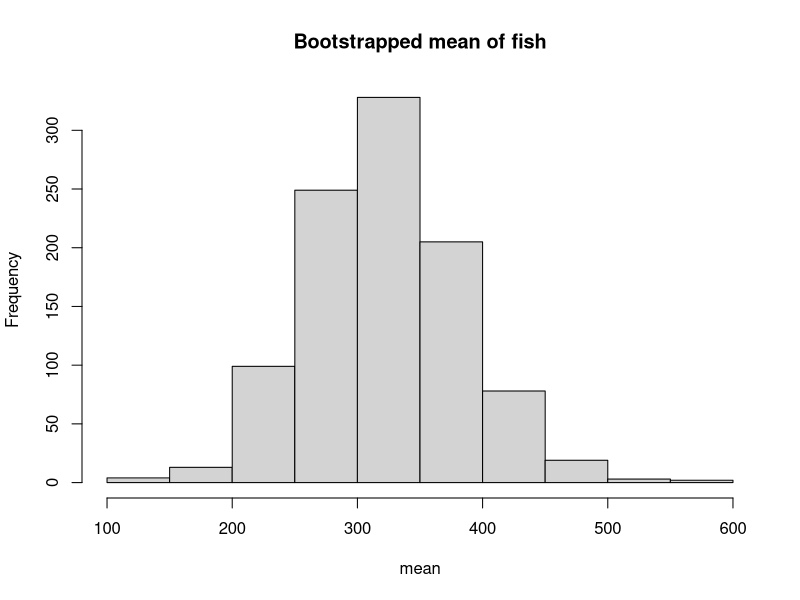
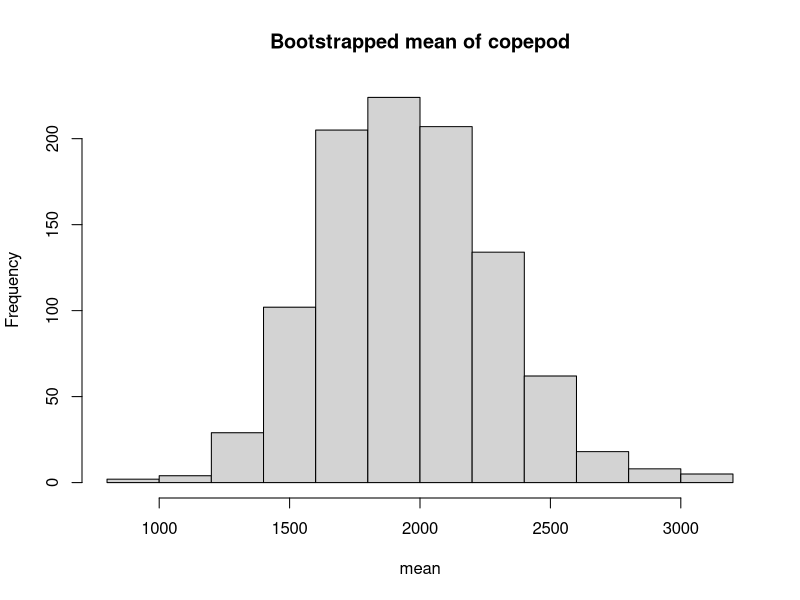
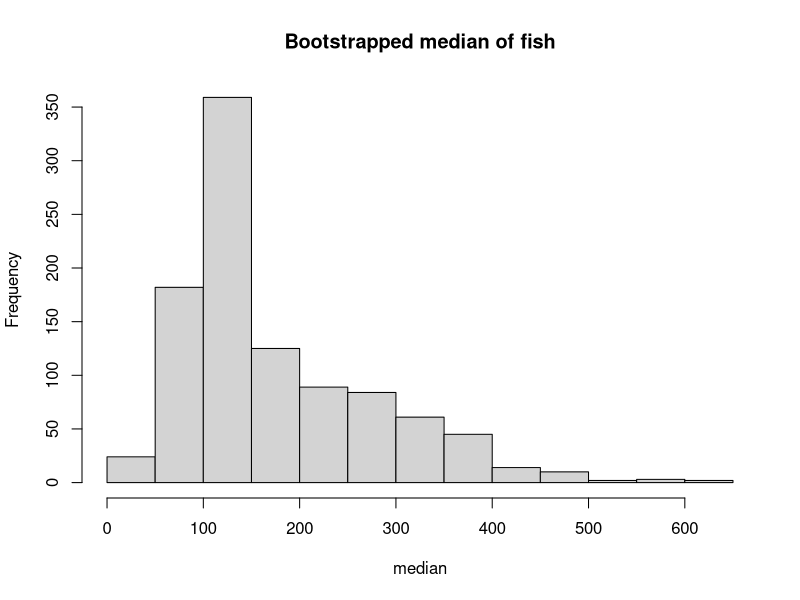
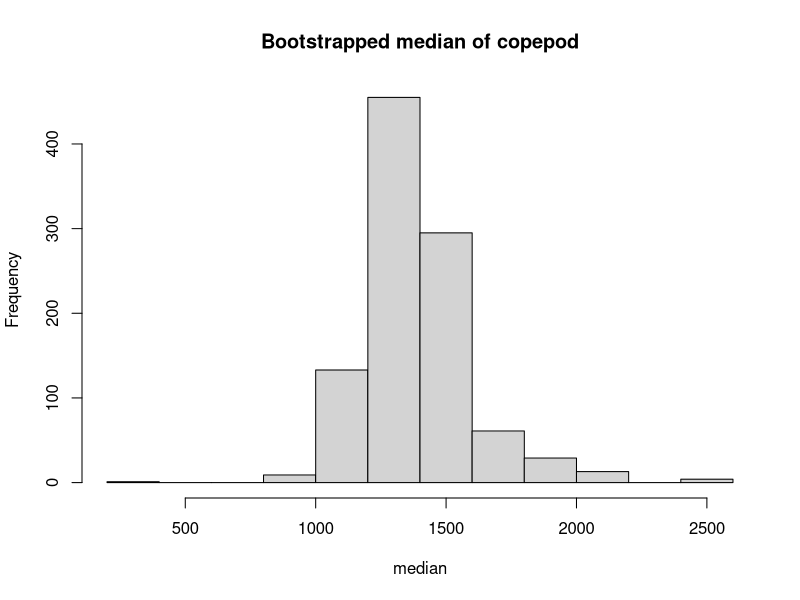
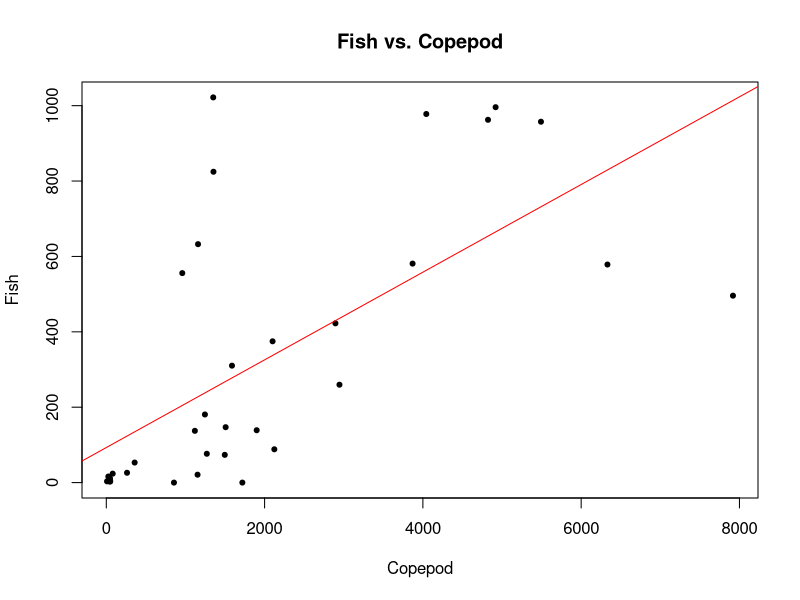
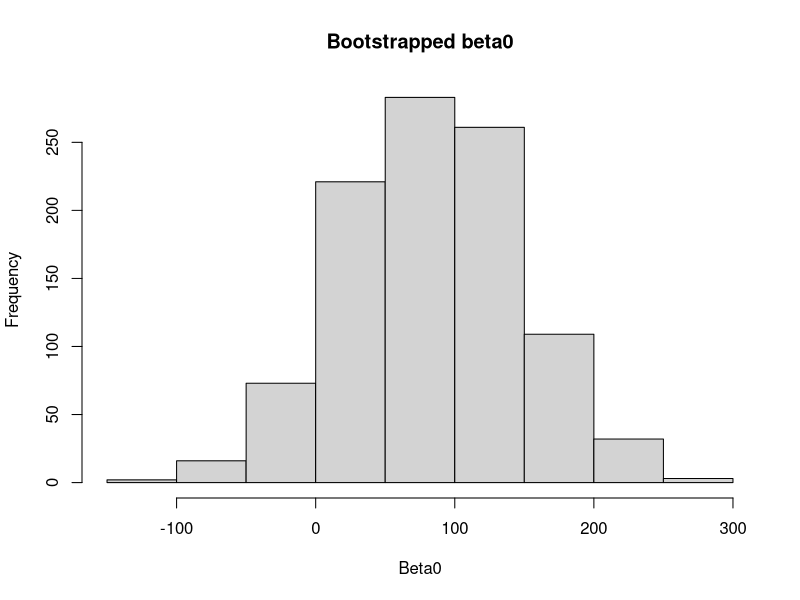
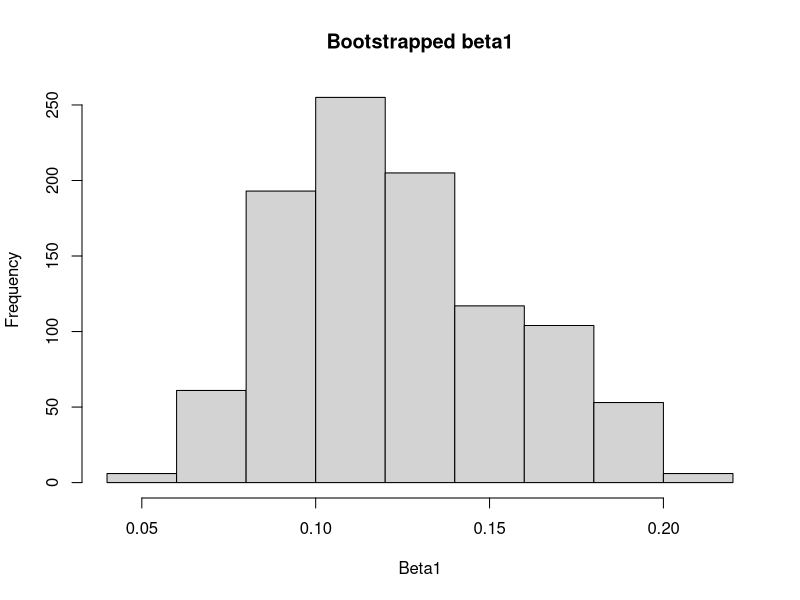

Write the R code that produced these figures, in order.
setwd("D:/MyGitHub/Computer_Intensive_Statistics_in_Ecology/data")

########## Exercise1
envi <- read.csv("enviANDdensity.csv", header=T)

##### normal theory
### fish
mean(envi$FishDensity..ind..1000m3.) # mean
sqrt(var(envi$FishDensity..ind..1000m3.)/34) # SE(mean)

### copepod
mean(envi$CopepodDensity.ind..m3.) # mean 
sqrt(var(envi$CopepodDensity.ind..m3.)/34) # SE(mean)

##### non-parametric bootstrap
### fish
# we first create a function for sampling with replacement
sam <- function(x){
    l <- length(x) # record length of x
    m <- matrix(0, nrow=l, ncol=l) # create 0 matrix
    m <- apply(m, 2, FUN=function(x){runif(l, 0, 1)}) 
    # generate random variables from U(0,1)
    m <- apply(m, 2, FUN=function(x){order(x)})
    # find their order, then we can get randomly selected number
    x[m[1, ]] # sample x using random number(each row can be a random number)
}

f <- envi$FishDensity..ind..1000m3. # record fish density
fish.b <- matrix(0, nrow=34, ncol=999) # 0 matrix
fish.b <- apply(fish.b, 2, FUN=function(x){sam(f)}) # bootstrap it with my function
fish.b <- cbind(fish.b, f) # the last column is the original sample

mean(apply(fish.b, 2, mean)) # mean of "mean of each bootstrap data" 
mean(f) # compare with the original sample mean, it seems reliable

sqrt(var(apply(fish.b, 2, mean))) # SE(mean) under bootstrap
sqrt(var(f)/34) # compare with the original SE(mean), it seems reliable

### copepod
# repeat all the things done above
c <- envi$CopepodDensity.ind..m3.
cop.b <- matrix(0, nrow=34, ncol=999)
cop.b <- apply(cop.b, 2, FUN=function(x){sam(c)})
cop.b <- cbind(cop.b, c)

mean(apply(cop.b, 2, mean))
mean(c)

sqrt(var(apply(cop.b, 2, mean)))
sqrt(var(c)/34)

##### histogram of bootstrapped mean
hist(apply(fish.b, 2, mean), main="Bootstrapped mean of fish",
     xlab="mean") # for fish
hist(apply(cop.b, 2, mean), main="Bootstrapped mean of copepod",
     xlab="mean") # for copepod



########## Exercise2
# we use the generated data above
##### fish
median(f) # median of the original fish density
sqrt(var(apply(fish.b, 2, median))) # SE(median) of bootstrapped median of fish

##### copepod
median(c) # median of the original copepod density
sqrt(var(apply(cop.b, 2, median))) # SE(median) of bootstrapped median of copepod

##### histogram of bootstrapped median
hist(apply(fish.b, 2, median), main="Bootstrapped median of fish",
     xlab="median") # for fish
hist(apply(cop.b, 2, median), main="Bootstrapped median of copepod",
     xlab="median") # for copepod



########## Exercise3
##### plot and calculate regression coefficients
plot(c, f, pch=20, xlab="Copepod", ylab="Fish", main="Fish vs. Copepod")
X <- cbind(rep(1, 34), c) # generate variable matrix X
b <- solve(t(X)%*%X)%*%t(X)%*%f # regression coefficients
abline(a=b[1], b=b[2], col="red") # regression line

##### bootstrap beta0 and beta1
pair <- cbind(f, c) # bind fish and copepod data
b.b <- matrix(0, nrow=2, ncol=999) # create a 0 matrix to record coefficients

# write a function to calculate regression coefficients
coeff <- function(x){
    data <- pair[sam(1:34), ]
    Y1 <- data[, 1]
    X1 <- cbind(rep(1, 34), data[, 2])
    solve(t(X1)%*%X1)%*%t(X1)%*%Y1
}

b.b <- apply(b.b, 2, FUN=function(x){x=coeff()}) # record bootstrapped data
b.b <- cbind(b.b, b) # add the original data into bootstrapped data

sd(b.b[1, ]) # SE(beta0)
sd(b.b[2, ]) # SE(beta1)

##### histogram for regression coefficients
hist(b.b[1, ], main="Bootstrapped beta0", xlab="Beta0") # intercept
hist(b.b[2, ], main="Bootstrapped beta1", xlab="Beta1") # slope

